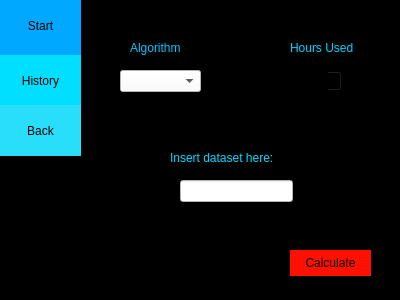
<?xml version="1.0" encoding="UTF-8"?>
<ui version="4.0">
 <class>Form</class>
 <widget class="QWidget" name="Form">
  <property name="geometry">
   <rect>
    <x>0</x>
    <y>0</y>
    <width>400</width>
    <height>300</height>
   </rect>
  </property>
  <property name="windowTitle">
   <string>Form</string>
  </property>
  <property name="styleSheet">
   <string notr="true">background-color: rgb(0, 0, 0);</string>
  </property>
  <widget class="QPushButton" name="Calculator">
   <property name="geometry">
    <rect>
     <x>290</x>
     <y>250</y>
     <width>81</width>
     <height>26</height>
    </rect>
   </property>
   <property name="styleSheet">
    <string notr="true">background-color: rgb(255, 16, 0);
border: 0px solid;
</string>
   </property>
   <property name="text">
    <string>Calculate</string>
   </property>
  </widget>
  <widget class="QSpinBox" name="spinBox">
   <property name="geometry">
    <rect>
     <x>300</x>
     <y>70</y>
     <width>42</width>
     <height>22</height>
    </rect>
   </property>
  </widget>
  <widget class="QLineEdit" name="lineEdit">
   <property name="geometry">
    <rect>
     <x>180</x>
     <y>180</y>
     <width>113</width>
     <height>22</height>
    </rect>
   </property>
   <property name="styleSheet">
    <string notr="true">background-color: rgb(255, 255, 255);</string>
   </property>
  </widget>
  <widget class="QComboBox" name="comboBox">
   <property name="geometry">
    <rect>
     <x>120</x>
     <y>70</y>
     <width>81</width>
     <height>22</height>
    </rect>
   </property>
   <property name="styleSheet">
    <string notr="true">background-color: rgb(251, 255, 255);</string>
   </property>
  </widget>
  <widget class="QPushButton" name="pushButton">
   <property name="geometry">
    <rect>
     <x>0</x>
     <y>-5</y>
     <width>81</width>
     <height>61</height>
    </rect>
   </property>
   <property name="styleSheet">
    <string notr="true">background-color: rgb(0, 169, 255);
border: 0px solid;
</string>
   </property>
   <property name="text">
    <string>Start</string>
   </property>
  </widget>
  <widget class="QPushButton" name="pushButton_2">
   <property name="geometry">
    <rect>
     <x>0</x>
     <y>55</y>
     <width>81</width>
     <height>51</height>
    </rect>
   </property>
   <property name="styleSheet">
    <string notr="true">background-color: rgb(0, 223, 255);
border: 0px solid;
</string>
   </property>
   <property name="text">
    <string>History</string>
   </property>
  </widget>
  <widget class="QPushButton" name="pushButton_3">
   <property name="geometry">
    <rect>
     <x>0</x>
     <y>105</y>
     <width>81</width>
     <height>51</height>
    </rect>
   </property>
   <property name="styleSheet">
    <string notr="true">background-color: rgb(41, 222, 250);
border: 0px solid;
</string>
   </property>
   <property name="text">
    <string>Back</string>
   </property>
  </widget>
  <widget class="QLabel" name="label">
   <property name="geometry">
    <rect>
     <x>130</x>
     <y>40</y>
     <width>60</width>
     <height>16</height>
    </rect>
   </property>
   <property name="text">
    <string>&lt;html&gt;&lt;head/&gt;&lt;body&gt;&lt;p&gt;&lt;span style=&quot; color:#00c6ff;&quot;&gt;Algorithm&lt;/span&gt;&lt;/p&gt;&lt;/body&gt;&lt;/html&gt;</string>
   </property>
  </widget>
  <widget class="QLabel" name="label_2">
   <property name="geometry">
    <rect>
     <x>290</x>
     <y>40</y>
     <width>81</width>
     <height>16</height>
    </rect>
   </property>
   <property name="text">
    <string>&lt;html&gt;&lt;head/&gt;&lt;body&gt;&lt;p&gt;&lt;span style=&quot; color:#00d4ff;&quot;&gt;Hours Used&lt;/span&gt;&lt;/p&gt;&lt;/body&gt;&lt;/html&gt;</string>
   </property>
  </widget>
  <widget class="QLabel" name="label_3">
   <property name="geometry">
    <rect>
     <x>170</x>
     <y>150</y>
     <width>131</width>
     <height>16</height>
    </rect>
   </property>
   <property name="text">
    <string>&lt;html&gt;&lt;head/&gt;&lt;body&gt;&lt;p&gt;&lt;span style=&quot; color:#00daff;&quot;&gt;Insert dataset here:&lt;/span&gt;&lt;/p&gt;&lt;/body&gt;&lt;/html&gt;</string>
   </property>
  </widget>
 </widget>
 <resources/>
 <connections/>
</ui>
